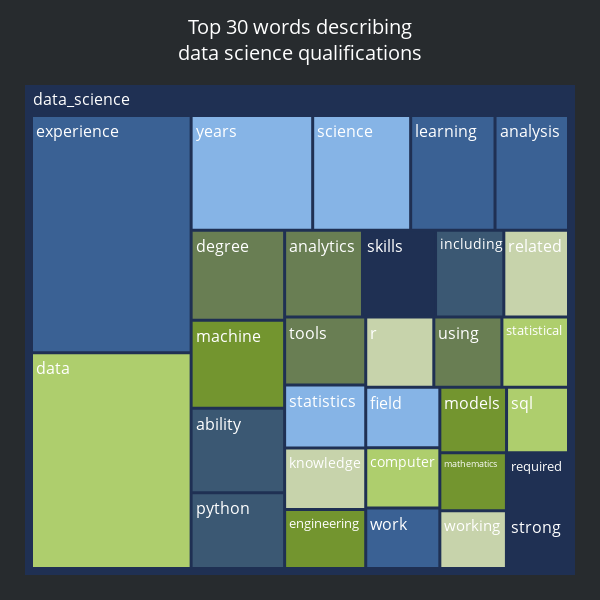

The notebook cell this image was saved under:
### Code cell
df_word_count_qual_da = df_word_count_qual[df_word_count_qual['job_type']=='data_analysis']
df_word_count_qual_ds = df_word_count_qual[df_word_count_qual['job_type']=='data_science']
df_word_count_qual_ml = df_word_count_qual[df_word_count_qual['job_type']=='machine_learning']

# Define a custom color scale
custom_colors = ['#86B4E6','#73952F','#C7D3AB','#AECE6D','#3A6194','#697E53','#1F3053','#3B5873' ]

# create the treemap figure with custom hover text and color scale
fig = px.treemap(df_word_count_qual_ds, path=['job_type', 'word'], values='frequency', color='word',
                 color_discrete_sequence=custom_colors,
                 hover_data={'frequency': ':f'},
                 )

# remove the treemap borders
fig.update_traces(
    go.Treemap(
        marker=dict(line=dict(width=0))
    )
)
fig.update_traces(textfont=dict(color='white'))
fig.update_traces(hovertemplate='<b>%{label}</b><br>Frequency:%{customdata[0]:.0f}')

# customize the font and size of the title and labels
fig.update_layout(title={'text': "Top 30 words describing<br>data science qualifications", 'font': {'size': 24}},
                  font={'size': 18})

# customize the margins
fig.update_layout(
    title={
        'x': 0.50,
        'y': 0.96,
        'xanchor': 'center',
        'yanchor': 'top',
        'pad': {'r': 10, 't': 10,},
        'font': {'size': 20}
    },
    width=600,
    height=600,
    margin=dict(t=85, l=25, r=25, b=25),
    plot_bgcolor = "#272b2e",
    paper_bgcolor = "#272b2e",
    font=dict(size = 16, color = 'white')
) 


# show the figure
fig.show()
fig.write_html('../images/tree_map2.html')

### Figure 1 — Plotly figure (JSON) as saved in the notebook; plotly's stock layout.template omitted (floating-point values rounded to 4 significant figures)
{"data": [{"branchvalues": "total", "customdata": [[43, "field"], [46, "engineering"], [48, "knowledge"], [45, "statistical"], [81, "analysis"], [81, "degree"], [35, "required"], [76, "ability"], [49, "statistics"], [79, "machine"], [46, "r"], [331, "data"], [364, "experience"], [46, "using"], [34, "strong"], [57, "including"], [108, "science"], [37, "mathematics"], [37, "working"], [43, "computer"], [93, "learning"], [53, "tools"], [61, "skills"], [68, "python"], [134, "years"], [42, "models"], [54, "related"], [39, "sql"], [43, "work"], [65, "analytics"], [2338, "(?)"]], "domain": {"x": [0, 1], "y": [0, 1]}, "hovertemplate": "<b>%{label}</b><br>Frequency:%{customdata[0]:.0f}", "ids": ["data_science/field", "data_science/engineering", "data_science/knowledge", "data_science/statistical", "data_science/analysis", "data_science/degree", "data_science/required", "data_science/ability", "data_science/statistics", "data_science/machine", "data_science/r", "data_science/data", "data_science/experience", "data_science/using", "data_science/strong", "data_science/including", "data_science/science", "data_science/mathematics", "data_science/working", "data_science/computer", "data_science/learning", "data_science/tools", "data_science/skills", "data_science/python", "data_science/years", "data_science/models", "data_science/related", "data_science/sql", "data_science/work", "data_science/analytics", "data_science"], "labels": ["field", "engineering", "knowledge", "statistical", "analysis", "degree", "required", "ability", "statistics", "machine", "r", "data", "experience", "using", "strong", "including", "science", "mathematics", "working", "computer", "learning", "tools", "skills", "python", "years", "models", "related", "sql", "work", "analytics", "data_science"], "marker": {"colors": ["#86B4E6", "#73952F", "#C7D3AB", "#AECE6D", "#3A6194", "#697E53", "#1F3053", "#3B5873", "#86B4E6", "#73952F", "#C7D3AB", "#AECE6D", "#3A6194", "#697E53", "#1F3053", "#3B5873", "#86B4E6", "#73952F", "#C7D3AB", "#AECE6D", "#3A6194", "#697E53", "#1F3053", "#3B5873", "#86B4E6", "#73952F", "#C7D3AB", "#AECE6D", "#3A6194", "#697E53", "#1F3053"], "line": {"width": 0}}, "name": "", "parents": ["data_science", "data_science", "data_science", "data_science", "data_science", "data_science", "data_science", "data_science", "data_science", "data_science", "data_science", "data_science", "data_science", "data_science", "data_science", "data_science", "data_science", "data_science", "data_science", "data_science", "data_science", "data_science", "data_science", "data_science", "data_science", "data_science", "data_science", "data_science", "data_science", "data_science", ""], "textfont": {"color": "white"}, "type": "treemap", "values": [43, 46, 48, 45, 81, 81, 35, 76, 49, 79, 46, 331, 364, 46, 34, 57, 108, 37, 37, 43, 93, 53, 61, 68, 134, 42, 54, 39, 43, 65, 2338]}], "layout": {"font": {"color": "white", "size": 16}, "height": 600, "legend": {"tracegroupgap": 0}, "margin": {"b": 25, "l": 25, "r": 25, "t": 85}, "paper_bgcolor": "#272b2e", "plot_bgcolor": "#272b2e", "title": {"font": {"size": 20}, "pad": {"r": 10, "t": 10}, "text": "Top 30 words describing<br>data science qualifications", "x": 0.5, "xanchor": "center", "y": 0.96, "yanchor": "top"}, "treemapcolorway": ["#86B4E6", "#73952F", "#C7D3AB", "#AECE6D", "#3A6194", "#697E53", "#1F3053", "#3B5873"], "width": 600}}
